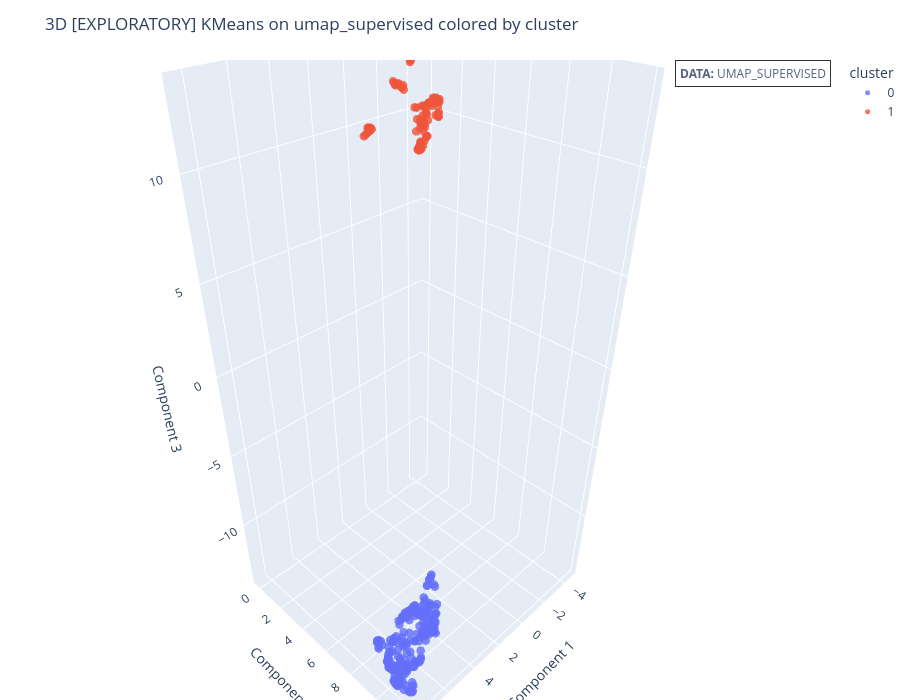
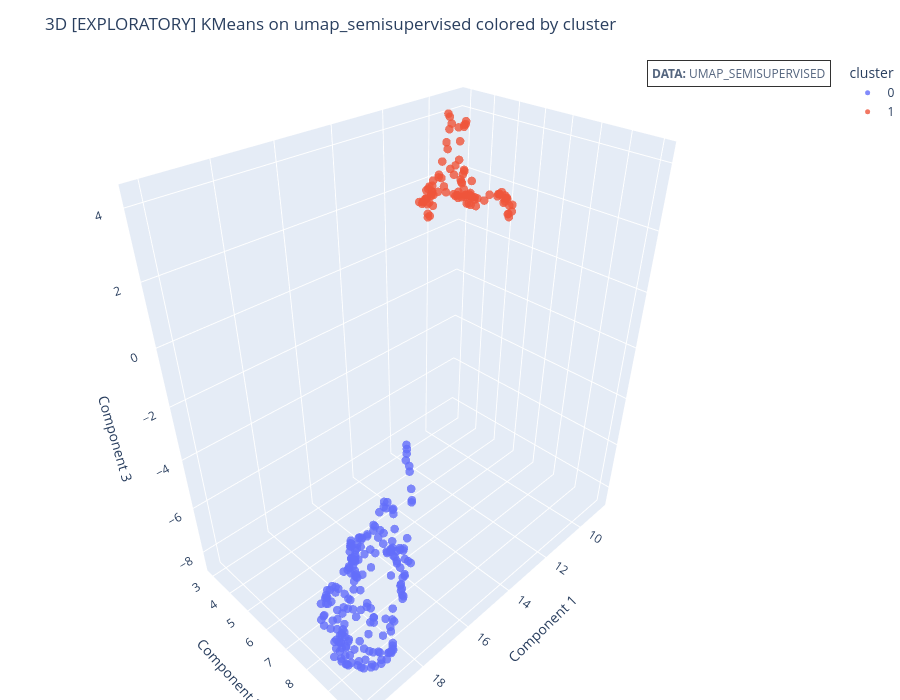
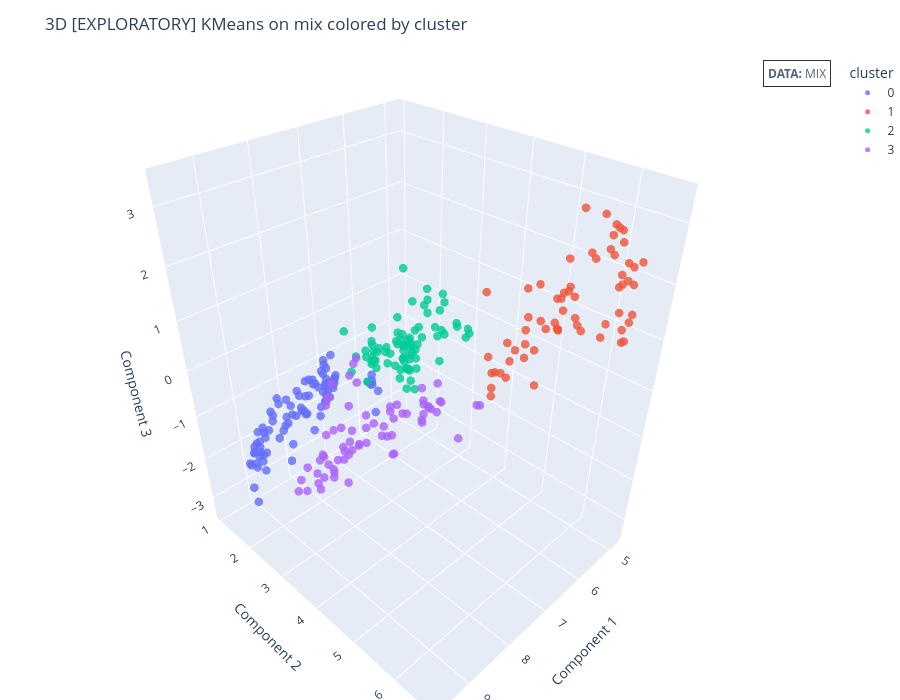
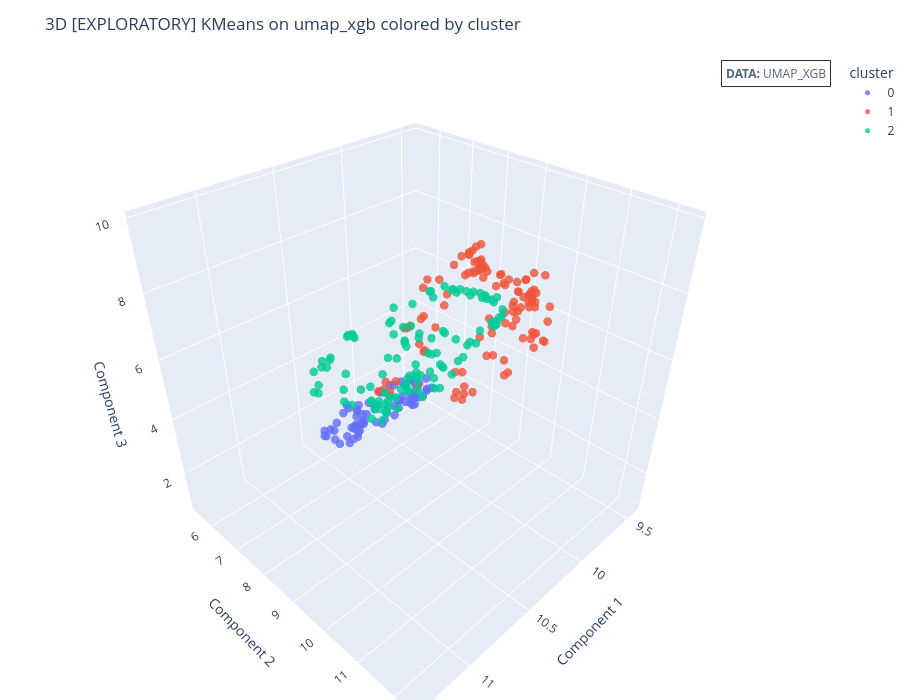

The notebook cell saved with these charts, in order:
### Markdown cell above
<a id="exploratory-clustering-on-supervised-embeddings"></a>
### Exploratory Clustering on Supervised Embeddings

The following section applies clustering to:

- **Supervised UMAP**, **semi-supervised UMAP**, and **XGBoost leaf + UMAP**,  
  which are **label-informed** embeddings (they explicitly encode information about `DEATH_EVENT`).


Because supervised embeddings incorporate outcome information, clusters formed in these spaces **cannot be interpreted** as purely data-driven clinical subgroups. Instead, they reflect how a model organizes patients when the target label is available.

**Methodological distinction:**
- Unsupervised clusters → natural patient subgroups (data-driven)
- Supervised clusters → outcome-informed risk strata (model-driven)

Therefore, the results in this section are used primarily for **visualization, exploratory inspection, and understanding model behavior**, not for deriving final clinical conclusions.

### Code cell
rows_ex = []

exploratory_params_km = {
    "umap_supervised":     {"k": 2, "n_init": 10},
    "umap_semisupervised": {"k": 2, "n_init": 10},
    "mix":                 {"k": 4, "n_init": 20},
    "umap_xgb":            {"k": 3, "n_init": 20},
}

for name, X_emb in embeddings_supervised.items():
    p = exploratory_params_km[name]
    km = KMeans(n_clusters=p["k"], n_init=p["n_init"])
    labels = km.fit_predict(X_emb)

    fig = plot_3d(X3d=X_emb, y=labels, algorithm=f"[EXPLORATORY] KMeans on {name}", target_name="cluster", data_name=name.upper())
    display(fig)
